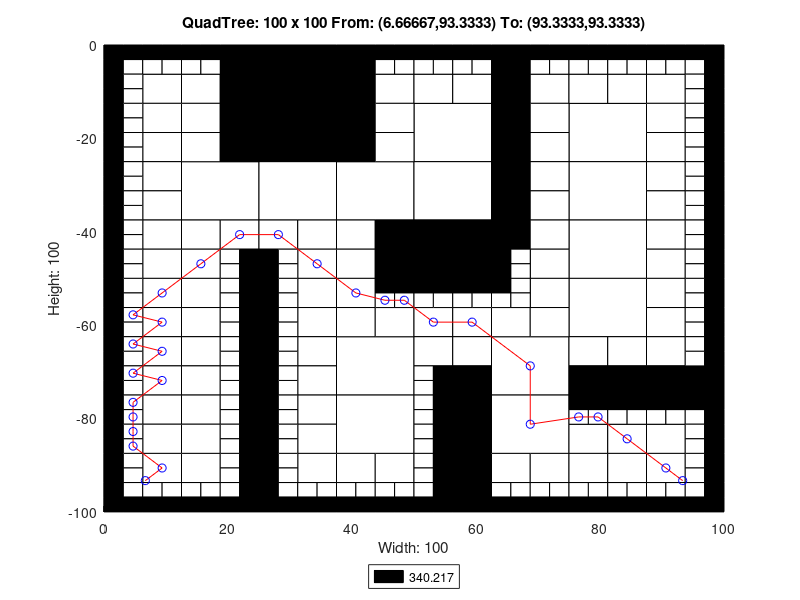

Write the MATLAB code that produced this figure.
axis([0 100 -100 0]);
title('QuadTree: 100 x 100 From: (6.66667,93.3333) To: (93.3333,93.3333)');
xlabel('Width: 100');
ylabel('Height: 100');
rectangle('Position',[25 -12.5 12.5 12.5], 'FaceColor',[0 0 0]);
rectangle('Position',[25 -25 12.5 12.5], 'FaceColor',[0 0 0]);
rectangle('Position',[12.5 -37.5 12.5 12.5], 'FaceColor',[1 1 1]);
rectangle('Position',[25 -37.5 12.5 12.5], 'FaceColor',[1 1 1]);
rectangle('Position',[37.5 -37.5 12.5 12.5], 'FaceColor',[1 1 1]);
rectangle('Position',[50 -25 12.5 12.5], 'FaceColor',[1 1 1]);
rectangle('Position',[75 -25 12.5 12.5], 'FaceColor',[1 1 1]);
rectangle('Position',[50 -37.5 12.5 12.5], 'FaceColor',[1 1 1]);
rectangle('Position',[50 -50 12.5 12.5], 'FaceColor',[0 0 0]);
rectangle('Position',[75 -37.5 12.5 12.5], 'FaceColor',[1 1 1]);
rectangle('Position',[75 -50 12.5 12.5], 'FaceColor',[1 1 1]);
rectangle('Position',[37.5 -75 12.5 12.5], 'FaceColor',[1 1 1]);
rectangle('Position',[37.5 -87.5 12.5 12.5], 'FaceColor',[1 1 1]);
rectangle('Position',[62.5 -75 12.5 12.5], 'FaceColor',[1 1 1]);
rectangle('Position',[75 -62.5 12.5 12.5], 'FaceColor',[1 1 1]);
rectangle('Position',[62.5 -87.5 12.5 12.5], 'FaceColor',[1 1 1]);
rectangle('Position',[6.25 -12.5 6.25 6.25], 'FaceColor',[1 1 1]);
rectangle('Position',[18.75 -6.25 6.25 6.25], 'FaceColor',[0 0 0]);
rectangle('Position',[12.5 -12.5 6.25 6.25], 'FaceColor',[1 1 1]);
rectangle('Position',[18.75 -12.5 6.25 6.25], 'FaceColor',[0 0 0]);
rectangle('Position',[6.25 -18.75 6.25 6.25], 'FaceColor',[1 1 1]);
rectangle('Position',[6.25 -25 6.25 6.25], 'FaceColor',[1 1 1]);
rectangle('Position',[12.5 -18.75 6.25 6.25], 'FaceColor',[1 1 1]);
rectangle('Position',[18.75 -18.75 6.25 6.25], 'FaceColor',[0 0 0]);
rectangle('Position',[12.5 -25 6.25 6.25], 'FaceColor',[1 1 1]);
rectangle('Position',[18.75 -25 6.25 6.25], 'FaceColor',[0 0 0]);
rectangle('Position',[37.5 -6.25 6.25 6.25], 'FaceColor',[0 0 0]);
rectangle('Position',[37.5 -12.5 6.25 6.25], 'FaceColor',[0 0 0]);
rectangle('Position',[43.75 -12.5 6.25 6.25], 'FaceColor',[1 1 1]);
rectangle('Position',[37.5 -18.75 6.25 6.25], 'FaceColor',[0 0 0]);
rectangle('Position',[43.75 -18.75 6.25 6.25], 'FaceColor',[1 1 1]);
rectangle('Position',[37.5 -25 6.25 6.25], 'FaceColor',[0 0 0]);
rectangle('Position',[43.75 -25 6.25 6.25], 'FaceColor',[1 1 1]);
rectangle('Position',[6.25 -31.25 6.25 6.25], 'FaceColor',[1 1 1]);
rectangle('Position',[6.25 -37.5 6.25 6.25], 'FaceColor',[1 1 1]);
rectangle('Position',[6.25 -43.75 6.25 6.25], 'FaceColor',[1 1 1]);
rectangle('Position',[6.25 -50 6.25 6.25], 'FaceColor',[1 1 1]);
rectangle('Position',[12.5 -43.75 6.25 6.25], 'FaceColor',[1 1 1]);
rectangle('Position',[18.75 -43.75 6.25 6.25], 'FaceColor',[1 1 1]);
rectangle('Position',[12.5 -50 6.25 6.25], 'FaceColor',[1 1 1]);
rectangle('Position',[25 -43.75 6.25 6.25], 'FaceColor',[1 1 1]);
rectangle('Position',[31.25 -43.75 6.25 6.25], 'FaceColor',[1 1 1]);
rectangle('Position',[31.25 -50 6.25 6.25], 'FaceColor',[1 1 1]);
rectangle('Position',[37.5 -43.75 6.25 6.25], 'FaceColor',[1 1 1]);
rectangle('Position',[43.75 -43.75 6.25 6.25], 'FaceColor',[0 0 0]);
rectangle('Position',[37.5 -50 6.25 6.25], 'FaceColor',[1 1 1]);
rectangle('Position',[43.75 -50 6.25 6.25], 'FaceColor',[0 0 0]);
rectangle('Position',[50 -12.5 6.25 6.25], 'FaceColor',[1 1 1]);
rectangle('Position',[56.25 -12.5 6.25 6.25], 'FaceColor',[1 1 1]);
rectangle('Position',[62.5 -6.25 6.25 6.25], 'FaceColor',[0 0 0]);
rectangle('Position',[62.5 -12.5 6.25 6.25], 'FaceColor',[0 0 0]);
rectangle('Position',[68.75 -12.5 6.25 6.25], 'FaceColor',[1 1 1]);
rectangle('Position',[62.5 -18.75 6.25 6.25], 'FaceColor',[0 0 0]);
rectangle('Position',[68.75 -18.75 6.25 6.25], 'FaceColor',[1 1 1]);
rectangle('Position',[62.5 -25 6.25 6.25], 'FaceColor',[0 0 0]);
rectangle('Position',[68.75 -25 6.25 6.25], 'FaceColor',[1 1 1]);
rectangle('Position',[75 -12.5 6.25 6.25], 'FaceColor',[1 1 1]);
rectangle('Position',[81.25 -12.5 6.25 6.25], 'FaceColor',[1 1 1]);
rectangle('Position',[87.5 -12.5 6.25 6.25], 'FaceColor',[1 1 1]);
rectangle('Position',[87.5 -18.75 6.25 6.25], 'FaceColor',[1 1 1]);
rectangle('Position',[87.5 -25 6.25 6.25], 'FaceColor',[1 1 1]);
rectangle('Position',[62.5 -31.25 6.25 6.25], 'FaceColor',[0 0 0]);
rectangle('Position',[68.75 -31.25 6.25 6.25], 'FaceColor',[1 1 1]);
rectangle('Position',[62.5 -37.5 6.25 6.25], 'FaceColor',[0 0 0]);
rectangle('Position',[68.75 -37.5 6.25 6.25], 'FaceColor',[1 1 1]);
rectangle('Position',[62.5 -43.75 6.25 6.25], 'FaceColor',[0 0 0]);
rectangle('Position',[68.75 -43.75 6.25 6.25], 'FaceColor',[1 1 1]);
rectangle('Position',[68.75 -50 6.25 6.25], 'FaceColor',[1 1 1]);
rectangle('Position',[87.5 -31.25 6.25 6.25], 'FaceColor',[1 1 1]);
rectangle('Position',[87.5 -37.5 6.25 6.25], 'FaceColor',[1 1 1]);
rectangle('Position',[87.5 -43.75 6.25 6.25], 'FaceColor',[1 1 1]);
rectangle('Position',[87.5 -50 6.25 6.25], 'FaceColor',[1 1 1]);
rectangle('Position',[6.25 -56.25 6.25 6.25], 'FaceColor',[1 1 1]);
rectangle('Position',[6.25 -62.5 6.25 6.25], 'FaceColor',[1 1 1]);
rectangle('Position',[12.5 -56.25 6.25 6.25], 'FaceColor',[1 1 1]);
rectangle('Position',[12.5 -62.5 6.25 6.25], 'FaceColor',[1 1 1]);
rectangle('Position',[6.25 -68.75 6.25 6.25], 'FaceColor',[1 1 1]);
rectangle('Position',[6.25 -75 6.25 6.25], 'FaceColor',[1 1 1]);
rectangle('Position',[12.5 -68.75 6.25 6.25], 'FaceColor',[1 1 1]);
rectangle('Position',[12.5 -75 6.25 6.25], 'FaceColor',[1 1 1]);
rectangle('Position',[31.25 -56.25 6.25 6.25], 'FaceColor',[1 1 1]);
rectangle('Position',[31.25 -62.5 6.25 6.25], 'FaceColor',[1 1 1]);
rectangle('Position',[37.5 -56.25 6.25 6.25], 'FaceColor',[1 1 1]);
rectangle('Position',[37.5 -62.5 6.25 6.25], 'FaceColor',[1 1 1]);
rectangle('Position',[43.75 -62.5 6.25 6.25], 'FaceColor',[1 1 1]);
rectangle('Position',[31.25 -68.75 6.25 6.25], 'FaceColor',[1 1 1]);
rectangle('Position',[31.25 -75 6.25 6.25], 'FaceColor',[1 1 1]);
rectangle('Position',[6.25 -81.25 6.25 6.25], 'FaceColor',[1 1 1]);
rectangle('Position',[6.25 -87.5 6.25 6.25], 'FaceColor',[1 1 1]);
rectangle('Position',[12.5 -81.25 6.25 6.25], 'FaceColor',[1 1 1]);
rectangle('Position',[12.5 -87.5 6.25 6.25], 'FaceColor',[1 1 1]);
rectangle('Position',[6.25 -93.75 6.25 6.25], 'FaceColor',[1 1 1]);
rectangle('Position',[12.5 -93.75 6.25 6.25], 'FaceColor',[1 1 1]);
rectangle('Position',[31.25 -81.25 6.25 6.25], 'FaceColor',[1 1 1]);
rectangle('Position',[31.25 -87.5 6.25 6.25], 'FaceColor',[1 1 1]);
rectangle('Position',[31.25 -93.75 6.25 6.25], 'FaceColor',[1 1 1]);
rectangle('Position',[37.5 -93.75 6.25 6.25], 'FaceColor',[1 1 1]);
rectangle('Position',[43.75 -93.75 6.25 6.25], 'FaceColor',[1 1 1]);
rectangle('Position',[50 -62.5 6.25 6.25], 'FaceColor',[1 1 1]);
rectangle('Position',[56.25 -62.5 6.25 6.25], 'FaceColor',[1 1 1]);
rectangle('Position',[68.75 -56.25 6.25 6.25], 'FaceColor',[1 1 1]);
rectangle('Position',[62.5 -62.5 6.25 6.25], 'FaceColor',[1 1 1]);
rectangle('Position',[68.75 -62.5 6.25 6.25], 'FaceColor',[1 1 1]);
rectangle('Position',[50 -68.75 6.25 6.25], 'FaceColor',[1 1 1]);
rectangle('Position',[56.25 -68.75 6.25 6.25], 'FaceColor',[1 1 1]);
rectangle('Position',[56.25 -75 6.25 6.25], 'FaceColor',[0 0 0]);
rectangle('Position',[87.5 -56.25 6.25 6.25], 'FaceColor',[1 1 1]);
rectangle('Position',[87.5 -62.5 6.25 6.25], 'FaceColor',[1 1 1]);
rectangle('Position',[75 -68.75 6.25 6.25], 'FaceColor',[1 1 1]);
rectangle('Position',[81.25 -68.75 6.25 6.25], 'FaceColor',[1 1 1]);
rectangle('Position',[75 -75 6.25 6.25], 'FaceColor',[0 0 0]);
rectangle('Position',[81.25 -75 6.25 6.25], 'FaceColor',[0 0 0]);
rectangle('Position',[87.5 -68.75 6.25 6.25], 'FaceColor',[1 1 1]);
rectangle('Position',[87.5 -75 6.25 6.25], 'FaceColor',[0 0 0]);
rectangle('Position',[93.75 -75 6.25 6.25], 'FaceColor',[0 0 0]);
rectangle('Position',[56.25 -81.25 6.25 6.25], 'FaceColor',[0 0 0]);
rectangle('Position',[56.25 -87.5 6.25 6.25], 'FaceColor',[0 0 0]);
rectangle('Position',[56.25 -93.75 6.25 6.25], 'FaceColor',[0 0 0]);
rectangle('Position',[56.25 -100 6.25 6.25], 'FaceColor',[0 0 0]);
rectangle('Position',[62.5 -93.75 6.25 6.25], 'FaceColor',[1 1 1]);
rectangle('Position',[68.75 -93.75 6.25 6.25], 'FaceColor',[1 1 1]);
rectangle('Position',[75 -87.5 6.25 6.25], 'FaceColor',[1 1 1]);
rectangle('Position',[81.25 -87.5 6.25 6.25], 'FaceColor',[1 1 1]);
rectangle('Position',[87.5 -87.5 6.25 6.25], 'FaceColor',[1 1 1]);
rectangle('Position',[75 -93.75 6.25 6.25], 'FaceColor',[1 1 1]);
rectangle('Position',[81.25 -93.75 6.25 6.25], 'FaceColor',[1 1 1]);
rectangle('Position',[87.5 -93.75 6.25 6.25], 'FaceColor',[1 1 1]);
rectangle('Position',[0 -3.125 3.125 3.125], 'FaceColor',[0 0 0]);
rectangle('Position',[3.125 -3.125 3.125 3.125], 'FaceColor',[0 0 0]);
rectangle('Position',[0 -6.25 3.125 3.125], 'FaceColor',[0 0 0]);
rectangle('Position',[3.125 -6.25 3.125 3.125], 'FaceColor',[1 1 1]);
rectangle('Position',[6.25 -3.125 3.125 3.125], 'FaceColor',[0 0 0]);
rectangle('Position',[9.375 -3.125 3.125 3.125], 'FaceColor',[0 0 0]);
rectangle('Position',[6.25 -6.25 3.125 3.125], 'FaceColor',[1 1 1]);
rectangle('Position',[9.375 -6.25 3.125 3.125], 'FaceColor',[1 1 1]);
rectangle('Position',[0 -9.375 3.125 3.125], 'FaceColor',[0 0 0]);
rectangle('Position',[3.125 -9.375 3.125 3.125], 'FaceColor',[1 1 1]);
rectangle('Position',[0 -12.5 3.125 3.125], 'FaceColor',[0 0 0]);
rectangle('Position',[3.125 -12.5 3.125 3.125], 'FaceColor',[1 1 1]);
rectangle('Position',[12.5 -3.125 3.125 3.125], 'FaceColor',[0 0 0]);
rectangle('Position',[15.625 -3.125 3.125 3.125], 'FaceColor',[0 0 0]);
rectangle('Position',[12.5 -6.25 3.125 3.125], 'FaceColor',[1 1 1]);
rectangle('Position',[15.625 -6.25 3.125 3.125], 'FaceColor',[1 1 1]);
rectangle('Position',[0 -15.625 3.125 3.125], 'FaceColor',[0 0 0]);
rectangle('Position',[3.125 -15.625 3.125 3.125], 'FaceColor',[1 1 1]);
rectangle('Position',[0 -18.75 3.125 3.125], 'FaceColor',[0 0 0]);
rectangle('Position',[3.125 -18.75 3.125 3.125], 'FaceColor',[1 1 1]);
rectangle('Position',[0 -21.875 3.125 3.125], 'FaceColor',[0 0 0]);
rectangle('Position',[3.125 -21.875 3.125 3.125], 'FaceColor',[1 1 1]);
rectangle('Position',[0 -25 3.125 3.125], 'FaceColor',[0 0 0]);
rectangle('Position',[3.125 -25 3.125 3.125], 'FaceColor',[1 1 1]);
rectangle('Position',[43.75 -3.125 3.125 3.125], 'FaceColor',[0 0 0]);
rectangle('Position',[46.875 -3.125 3.125 3.125], 'FaceColor',[0 0 0]);
rectangle('Position',[43.75 -6.25 3.125 3.125], 'FaceColor',[1 1 1]);
rectangle('Position',[46.875 -6.25 3.125 3.125], 'FaceColor',[1 1 1]);
rectangle('Position',[0 -28.125 3.125 3.125], 'FaceColor',[0 0 0]);
rectangle('Position',[3.125 -28.125 3.125 3.125], 'FaceColor',[1 1 1]);
rectangle('Position',[0 -31.25 3.125 3.125], 'FaceColor',[0 0 0]);
rectangle('Position',[3.125 -31.25 3.125 3.125], 'FaceColor',[1 1 1]);
rectangle('Position',[0 -34.375 3.125 3.125], 'FaceColor',[0 0 0]);
rectangle('Position',[3.125 -34.375 3.125 3.125], 'FaceColor',[1 1 1]);
rectangle('Position',[0 -37.5 3.125 3.125], 'FaceColor',[0 0 0]);
rectangle('Position',[3.125 -37.5 3.125 3.125], 'FaceColor',[1 1 1]);
rectangle('Position',[0 -40.625 3.125 3.125], 'FaceColor',[0 0 0]);
rectangle('Position',[3.125 -40.625 3.125 3.125], 'FaceColor',[1 1 1]);
rectangle('Position',[0 -43.75 3.125 3.125], 'FaceColor',[0 0 0]);
rectangle('Position',[3.125 -43.75 3.125 3.125], 'FaceColor',[1 1 1]);
rectangle('Position',[0 -46.875 3.125 3.125], 'FaceColor',[0 0 0]);
rectangle('Position',[3.125 -46.875 3.125 3.125], 'FaceColor',[1 1 1]);
rectangle('Position',[0 -50 3.125 3.125], 'FaceColor',[0 0 0]);
rectangle('Position',[3.125 -50 3.125 3.125], 'FaceColor',[1 1 1]);
rectangle('Position',[18.75 -46.875 3.125 3.125], 'FaceColor',[1 1 1]);
rectangle('Position',[21.875 -46.875 3.125 3.125], 'FaceColor',[0 0 0]);
rectangle('Position',[18.75 -50 3.125 3.125], 'FaceColor',[1 1 1]);
rectangle('Position',[21.875 -50 3.125 3.125], 'FaceColor',[0 0 0]);
rectangle('Position',[25 -46.875 3.125 3.125], 'FaceColor',[0 0 0]);
rectangle('Position',[28.125 -46.875 3.125 3.125], 'FaceColor',[1 1 1]);
rectangle('Position',[25 -50 3.125 3.125], 'FaceColor',[0 0 0]);
rectangle('Position',[28.125 -50 3.125 3.125], 'FaceColor',[1 1 1]);
rectangle('Position',[50 -3.125 3.125 3.125], 'FaceColor',[0 0 0]);
rectangle('Position',[53.125 -3.125 3.125 3.125], 'FaceColor',[0 0 0]);
rectangle('Position',[50 -6.25 3.125 3.125], 'FaceColor',[1 1 1]);
rectangle('Position',[53.125 -6.25 3.125 3.125], 'FaceColor',[1 1 1]);
rectangle('Position',[56.25 -3.125 3.125 3.125], 'FaceColor',[0 0 0]);
rectangle('Position',[59.375 -3.125 3.125 3.125], 'FaceColor',[0 0 0]);
rectangle('Position',[56.25 -6.25 3.125 3.125], 'FaceColor',[1 1 1]);
rectangle('Position',[59.375 -6.25 3.125 3.125], 'FaceColor',[1 1 1]);
rectangle('Position',[68.75 -3.125 3.125 3.125], 'FaceColor',[0 0 0]);
rectangle('Position',[71.875 -3.125 3.125 3.125], 'FaceColor',[0 0 0]);
rectangle('Position',[68.75 -6.25 3.125 3.125], 'FaceColor',[1 1 1]);
rectangle('Position',[71.875 -6.25 3.125 3.125], 'FaceColor',[1 1 1]);
rectangle('Position',[75 -3.125 3.125 3.125], 'FaceColor',[0 0 0]);
rectangle('Position',[78.125 -3.125 3.125 3.125], 'FaceColor',[0 0 0]);
rectangle('Position',[75 -6.25 3.125 3.125], 'FaceColor',[1 1 1]);
rectangle('Position',[78.125 -6.25 3.125 3.125], 'FaceColor',[1 1 1]);
rectangle('Position',[81.25 -3.125 3.125 3.125], 'FaceColor',[0 0 0]);
rectangle('Position',[84.375 -3.125 3.125 3.125], 'FaceColor',[0 0 0]);
rectangle('Position',[81.25 -6.25 3.125 3.125], 'FaceColor',[1 1 1]);
rectangle('Position',[84.375 -6.25 3.125 3.125], 'FaceColor',[1 1 1]);
rectangle('Position',[87.5 -3.125 3.125 3.125], 'FaceColor',[0 0 0]);
rectangle('Position',[90.625 -3.125 3.125 3.125], 'FaceColor',[0 0 0]);
rectangle('Position',[87.5 -6.25 3.125 3.125], 'FaceColor',[1 1 1]);
rectangle('Position',[90.625 -6.25 3.125 3.125], 'FaceColor',[1 1 1]);
rectangle('Position',[93.75 -3.125 3.125 3.125], 'FaceColor',[0 0 0]);
rectangle('Position',[96.875 -3.125 3.125 3.125], 'FaceColor',[0 0 0]);
rectangle('Position',[93.75 -6.25 3.125 3.125], 'FaceColor',[1 1 1]);
rectangle('Position',[96.875 -6.25 3.125 3.125], 'FaceColor',[0 0 0]);
rectangle('Position',[93.75 -9.375 3.125 3.125], 'FaceColor',[1 1 1]);
rectangle('Position',[96.875 -9.375 3.125 3.125], 'FaceColor',[0 0 0]);
rectangle('Position',[93.75 -12.5 3.125 3.125], 'FaceColor',[1 1 1]);
rectangle('Position',[96.875 -12.5 3.125 3.125], 'FaceColor',[0 0 0]);
rectangle('Position',[93.75 -15.625 3.125 3.125], 'FaceColor',[1 1 1]);
rectangle('Position',[96.875 -15.625 3.125 3.125], 'FaceColor',[0 0 0]);
rectangle('Position',[93.75 -18.75 3.125 3.125], 'FaceColor',[1 1 1]);
rectangle('Position',[96.875 -18.75 3.125 3.125], 'FaceColor',[0 0 0]);
rectangle('Position',[93.75 -21.875 3.125 3.125], 'FaceColor',[1 1 1]);
rectangle('Position',[96.875 -21.875 3.125 3.125], 'FaceColor',[0 0 0]);
rectangle('Position',[93.75 -25 3.125 3.125], 'FaceColor',[1 1 1]);
rectangle('Position',[96.875 -25 3.125 3.125], 'FaceColor',[0 0 0]);
rectangle('Position',[62.5 -46.875 3.125 3.125], 'FaceColor',[0 0 0]);
rectangle('Position',[65.625 -46.875 3.125 3.125], 'FaceColor',[1 1 1]);
rectangle('Position',[62.5 -50 3.125 3.125], 'FaceColor',[0 0 0]);
rectangle('Position',[65.625 -50 3.125 3.125], 'FaceColor',[1 1 1]);
rectangle('Position',[93.75 -28.125 3.125 3.125], 'FaceColor',[1 1 1]);
rectangle('Position',[96.875 -28.125 3.125 3.125], 'FaceColor',[0 0 0]);
rectangle('Position',[93.75 -31.25 3.125 3.125], 'FaceColor',[1 1 1]);
rectangle('Position',[96.875 -31.25 3.125 3.125], 'FaceColor',[0 0 0]);
rectangle('Position',[93.75 -34.375 3.125 3.125], 'FaceColor',[1 1 1]);
rectangle('Position',[96.875 -34.375 3.125 3.125], 'FaceColor',[0 0 0]);
rectangle('Position',[93.75 -37.5 3.125 3.125], 'FaceColor',[1 1 1]);
rectangle('Position',[96.875 -37.5 3.125 3.125], 'FaceColor',[0 0 0]);
rectangle('Position',[93.75 -40.625 3.125 3.125], 'FaceColor',[1 1 1]);
rectangle('Position',[96.875 -40.625 3.125 3.125], 'FaceColor',[0 0 0]);
rectangle('Position',[93.75 -43.75 3.125 3.125], 'FaceColor',[1 1 1]);
rectangle('Position',[96.875 -43.75 3.125 3.125], 'FaceColor',[0 0 0]);
rectangle('Position',[93.75 -46.875 3.125 3.125], 'FaceColor',[1 1 1]);
rectangle('Position',[96.875 -46.875 3.125 3.125], 'FaceColor',[0 0 0]);
rectangle('Position',[93.75 -50 3.125 3.125], 'FaceColor',[1 1 1]);
rectangle('Position',[96.875 -50 3.125 3.125], 'FaceColor',[0 0 0]);
rectangle('Position',[0 -53.125 3.125 3.125], 'FaceColor',[0 0 0]);
rectangle('Position',[3.125 -53.125 3.125 3.125], 'FaceColor',[1 1 1]);
rectangle('Position',[0 -56.25 3.125 3.125], 'FaceColor',[0 0 0]);
rectangle('Position',[3.125 -56.25 3.125 3.125], 'FaceColor',[1 1 1]);
rectangle('Position',[0 -59.375 3.125 3.125], 'FaceColor',[0 0 0]);
rectangle('Position',[3.125 -59.375 3.125 3.125], 'FaceColor',[1 1 1]);
rectangle('Position',[0 -62.5 3.125 3.125], 'FaceColor',[0 0 0]);
rectangle('Position',[3.125 -62.5 3.125 3.125], 'FaceColor',[1 1 1]);
rectangle('Position',[18.75 -53.125 3.125 3.125], 'FaceColor',[1 1 1]);
rectangle('Position',[21.875 -53.125 3.125 3.125], 'FaceColor',[0 0 0]);
rectangle('Position',[18.75 -56.25 3.125 3.125], 'FaceColor',[1 1 1]);
rectangle('Position',[21.875 -56.25 3.125 3.125], 'FaceColor',[0 0 0]);
rectangle('Position',[18.75 -59.375 3.125 3.125], 'FaceColor',[1 1 1]);
rectangle('Position',[21.875 -59.375 3.125 3.125], 'FaceColor',[0 0 0]);
rectangle('Position',[18.75 -62.5 3.125 3.125], 'FaceColor',[1 1 1]);
rectangle('Position',[21.875 -62.5 3.125 3.125], 'FaceColor',[0 0 0]);
rectangle('Position',[0 -65.625 3.125 3.125], 'FaceColor',[0 0 0]);
rectangle('Position',[3.125 -65.625 3.125 3.125], 'FaceColor',[1 1 1]);
rectangle('Position',[0 -68.75 3.125 3.125], 'FaceColor',[0 0 0]);
rectangle('Position',[3.125 -68.75 3.125 3.125], 'FaceColor',[1 1 1]);
rectangle('Position',[0 -71.875 3.125 3.125], 'FaceColor',[0 0 0]);
rectangle('Position',[3.125 -71.875 3.125 3.125], 'FaceColor',[1 1 1]);
rectangle('Position',[0 -75 3.125 3.125], 'FaceColor',[0 0 0]);
rectangle('Position',[3.125 -75 3.125 3.125], 'FaceColor',[1 1 1]);
rectangle('Position',[18.75 -65.625 3.125 3.125], 'FaceColor',[1 1 1]);
rectangle('Position',[21.875 -65.625 3.125 3.125], 'FaceColor',[0 0 0]);
rectangle('Position',[18.75 -68.75 3.125 3.125], 'FaceColor',[1 1 1]);
rectangle('Position',[21.875 -68.75 3.125 3.125], 'FaceColor',[0 0 0]);
rectangle('Position',[18.75 -71.875 3.125 3.125], 'FaceColor',[1 1 1]);
rectangle('Position',[21.875 -71.875 3.125 3.125], 'FaceColor',[0 0 0]);
rectangle('Position',[18.75 -75 3.125 3.125], 'FaceColor',[1 1 1]);
rectangle('Position',[21.875 -75 3.125 3.125], 'FaceColor',[0 0 0]);
rectangle('Position',[25 -53.125 3.125 3.125], 'FaceColor',[0 0 0]);
rectangle('Position',[28.125 -53.125 3.125 3.125], 'FaceColor',[1 1 1]);
rectangle('Position',[25 -56.25 3.125 3.125], 'FaceColor',[0 0 0]);
rectangle('Position',[28.125 -56.25 3.125 3.125], 'FaceColor',[1 1 1]);
rectangle('Position',[25 -59.375 3.125 3.125], 'FaceColor',[0 0 0]);
rectangle('Position',[28.125 -59.375 3.125 3.125], 'FaceColor',[1 1 1]);
rectangle('Position',[25 -62.5 3.125 3.125], 'FaceColor',[0 0 0]);
rectangle('Position',[28.125 -62.5 3.125 3.125], 'FaceColor',[1 1 1]);
rectangle('Position',[43.75 -53.125 3.125 3.125], 'FaceColor',[0 0 0]);
rectangle('Position',[46.875 -53.125 3.125 3.125], 'FaceColor',[0 0 0]);
rectangle('Position',[43.75 -56.25 3.125 3.125], 'FaceColor',[1 1 1]);
rectangle('Position',[46.875 -56.25 3.125 3.125], 'FaceColor',[1 1 1]);
rectangle('Position',[25 -65.625 3.125 3.125], 'FaceColor',[0 0 0]);
rectangle('Position',[28.125 -65.625 3.125 3.125], 'FaceColor',[1 1 1]);
rectangle('Position',[25 -68.75 3.125 3.125], 'FaceColor',[0 0 0]);
rectangle('Position',[28.125 -68.75 3.125 3.125], 'FaceColor',[1 1 1]);
rectangle('Position',[25 -71.875 3.125 3.125], 'FaceColor',[0 0 0]);
rectangle('Position',[28.125 -71.875 3.125 3.125], 'FaceColor',[1 1 1]);
rectangle('Position',[25 -75 3.125 3.125], 'FaceColor',[0 0 0]);
rectangle('Position',[28.125 -75 3.125 3.125], 'FaceColor',[1 1 1]);
rectangle('Position',[0 -78.125 3.125 3.125], 'FaceColor',[0 0 0]);
rectangle('Position',[3.125 -78.125 3.125 3.125], 'FaceColor',[1 1 1]);
rectangle('Position',[0 -81.25 3.125 3.125], 'FaceColor',[0 0 0]);
rectangle('Position',[3.125 -81.25 3.125 3.125], 'FaceColor',[1 1 1]);
rectangle('Position',[0 -84.375 3.125 3.125], 'FaceColor',[0 0 0]);
rectangle('Position',[3.125 -84.375 3.125 3.125], 'FaceColor',[1 1 1]);
rectangle('Position',[0 -87.5 3.125 3.125], 'FaceColor',[0 0 0]);
rectangle('Position',[3.125 -87.5 3.125 3.125], 'FaceColor',[1 1 1]);
rectangle('Position',[18.75 -78.125 3.125 3.125], 'FaceColor',[1 1 1]);
rectangle('Position',[21.875 -78.125 3.125 3.125], 'FaceColor',[0 0 0]);
rectangle('Position',[18.75 -81.25 3.125 3.125], 'FaceColor',[1 1 1]);
rectangle('Position',[21.875 -81.25 3.125 3.125], 'FaceColor',[0 0 0]);
rectangle('Position',[18.75 -84.375 3.125 3.125], 'FaceColor',[1 1 1]);
rectangle('Position',[21.875 -84.375 3.125 3.125], 'FaceColor',[0 0 0]);
rectangle('Position',[18.75 -87.5 3.125 3.125], 'FaceColor',[1 1 1]);
rectangle('Position',[21.875 -87.5 3.125 3.125], 'FaceColor',[0 0 0]);
rectangle('Position',[0 -90.625 3.125 3.125], 'FaceColor',[0 0 0]);
rectangle('Position',[3.125 -90.625 3.125 3.125], 'FaceColor',[1 1 1]);
rectangle('Position',[0 -93.75 3.125 3.125], 'FaceColor',[0 0 0]);
rectangle('Position',[3.125 -93.75 3.125 3.125], 'FaceColor',[1 1 1]);
rectangle('Position',[0 -96.875 3.125 3.125], 'FaceColor',[0 0 0]);
rectangle('Position',[3.125 -96.875 3.125 3.125], 'FaceColor',[1 1 1]);
rectangle('Position',[0 -100 3.125 3.125], 'FaceColor',[0 0 0]);
rectangle('Position',[3.125 -100 3.125 3.125], 'FaceColor',[0 0 0]);
rectangle('Position',[6.25 -96.875 3.125 3.125], 'FaceColor',[1 1 1]);
rectangle('Position',[9.375 -96.875 3.125 3.125], 'FaceColor',[1 1 1]);
rectangle('Position',[6.25 -100 3.125 3.125], 'FaceColor',[0 0 0]);
rectangle('Position',[9.375 -100 3.125 3.125], 'FaceColor',[0 0 0]);
rectangle('Position',[18.75 -90.625 3.125 3.125], 'FaceColor',[1 1 1]);
rectangle('Position',[21.875 -90.625 3.125 3.125], 'FaceColor',[0 0 0]);
rectangle('Position',[18.75 -93.75 3.125 3.125], 'FaceColor',[1 1 1]);
rectangle('Position',[21.875 -93.75 3.125 3.125], 'FaceColor',[0 0 0]);
rectangle('Position',[12.5 -96.875 3.125 3.125], 'FaceColor',[1 1 1]);
rectangle('Position',[15.625 -96.875 3.125 3.125], 'FaceColor',[1 1 1]);
rectangle('Position',[12.5 -100 3.125 3.125], 'FaceColor',[0 0 0]);
rectangle('Position',[15.625 -100 3.125 3.125], 'FaceColor',[0 0 0]);
rectangle('Position',[18.75 -96.875 3.125 3.125], 'FaceColor',[1 1 1]);
rectangle('Position',[21.875 -96.875 3.125 3.125], 'FaceColor',[0 0 0]);
rectangle('Position',[18.75 -100 3.125 3.125], 'FaceColor',[0 0 0]);
rectangle('Position',[21.875 -100 3.125 3.125], 'FaceColor',[0 0 0]);
rectangle('Position',[25 -78.125 3.125 3.125], 'FaceColor',[0 0 0]);
rectangle('Position',[28.125 -78.125 3.125 3.125], 'FaceColor',[1 1 1]);
rectangle('Position',[25 -81.25 3.125 3.125], 'FaceColor',[0 0 0]);
rectangle('Position',[28.125 -81.25 3.125 3.125], 'FaceColor',[1 1 1]);
rectangle('Position',[25 -84.375 3.125 3.125], 'FaceColor',[0 0 0]);
rectangle('Position',[28.125 -84.375 3.125 3.125], 'FaceColor',[1 1 1]);
rectangle('Position',[25 -87.5 3.125 3.125], 'FaceColor',[0 0 0]);
rectangle('Position',[28.125 -87.5 3.125 3.125], 'FaceColor',[1 1 1]);
rectangle('Position',[25 -90.625 3.125 3.125], 'FaceColor',[0 0 0]);
rectangle('Position',[28.125 -90.625 3.125 3.125], 'FaceColor',[1 1 1]);
rectangle('Position',[25 -93.75 3.125 3.125], 'FaceColor',[0 0 0]);
rectangle('Position',[28.125 -93.75 3.125 3.125], 'FaceColor',[1 1 1]);
rectangle('Position',[25 -96.875 3.125 3.125], 'FaceColor',[0 0 0]);
rectangle('Position',[28.125 -96.875 3.125 3.125], 'FaceColor',[1 1 1]);
rectangle('Position',[25 -100 3.125 3.125], 'FaceColor',[0 0 0]);
rectangle('Position',[28.125 -100 3.125 3.125], 'FaceColor',[0 0 0]);
rectangle('Position',[31.25 -96.875 3.125 3.125], 'FaceColor',[1 1 1]);
rectangle('Position',[34.375 -96.875 3.125 3.125], 'FaceColor',[1 1 1]);
rectangle('Position',[31.25 -100 3.125 3.125], 'FaceColor',[0 0 0]);
rectangle('Position',[34.375 -100 3.125 3.125], 'FaceColor',[0 0 0]);
rectangle('Position',[37.5 -96.875 3.125 3.125], 'FaceColor',[1 1 1]);
rectangle('Position',[40.625 -96.875 3.125 3.125], 'FaceColor',[1 1 1]);
rectangle('Position',[37.5 -100 3.125 3.125], 'FaceColor',[0 0 0]);
rectangle('Position',[40.625 -100 3.125 3.125], 'FaceColor',[0 0 0]);
rectangle('Position',[43.75 -96.875 3.125 3.125], 'FaceColor',[1 1 1]);
rectangle('Position',[46.875 -96.875 3.125 3.125], 'FaceColor',[1 1 1]);
rectangle('Position',[43.75 -100 3.125 3.125], 'FaceColor',[0 0 0]);
rectangle('Position',[46.875 -100 3.125 3.125], 'FaceColor',[0 0 0]);
rectangle('Position',[50 -53.125 3.125 3.125], 'FaceColor',[0 0 0]);
rectangle('Position',[53.125 -53.125 3.125 3.125], 'FaceColor',[0 0 0]);
rectangle('Position',[50 -56.25 3.125 3.125], 'FaceColor',[1 1 1]);
rectangle('Position',[53.125 -56.25 3.125 3.125], 'FaceColor',[1 1 1]);
rectangle('Position',[56.25 -53.125 3.125 3.125], 'FaceColor',[0 0 0]);
rectangle('Position',[59.375 -53.125 3.125 3.125], 'FaceColor',[0 0 0]);
rectangle('Position',[56.25 -56.25 3.125 3.125], 'FaceColor',[1 1 1]);
rectangle('Position',[59.375 -56.25 3.125 3.125], 'FaceColor',[1 1 1]);
rectangle('Position',[62.5 -53.125 3.125 3.125], 'FaceColor',[0 0 0]);
rectangle('Position',[65.625 -53.125 3.125 3.125], 'FaceColor',[1 1 1]);
rectangle('Position',[62.5 -56.25 3.125 3.125], 'FaceColor',[1 1 1]);
rectangle('Position',[65.625 -56.25 3.125 3.125], 'FaceColor',[1 1 1]);
rectangle('Position',[50 -71.875 3.125 3.125], 'FaceColor',[1 1 1]);
rectangle('Position',[53.125 -71.875 3.125 3.125], 'FaceColor',[0 0 0]);
rectangle('Position',[50 -75 3.125 3.125], 'FaceColor',[1 1 1]);
rectangle('Position',[53.125 -75 3.125 3.125], 'FaceColor',[0 0 0]);
rectangle('Position',[93.75 -53.125 3.125 3.125], 'FaceColor',[1 1 1]);
rectangle('Position',[96.875 -53.125 3.125 3.125], 'FaceColor',[0 0 0]);
rectangle('Position',[93.75 -56.25 3.125 3.125], 'FaceColor',[1 1 1]);
rectangle('Position',[96.875 -56.25 3.125 3.125], 'FaceColor',[0 0 0]);
rectangle('Position',[93.75 -59.375 3.125 3.125], 'FaceColor',[1 1 1]);
rectangle('Position',[96.875 -59.375 3.125 3.125], 'FaceColor',[0 0 0]);
rectangle('Position',[93.75 -62.5 3.125 3.125], 'FaceColor',[1 1 1]);
rectangle('Position',[96.875 -62.5 3.125 3.125], 'FaceColor',[0 0 0]);
rectangle('Position',[93.75 -65.625 3.125 3.125], 'FaceColor',[1 1 1]);
rectangle('Position',[96.875 -65.625 3.125 3.125], 'FaceColor',[0 0 0]);
rectangle('Position',[93.75 -68.75 3.125 3.125], 'FaceColor',[1 1 1]);
rectangle('Position',[96.875 -68.75 3.125 3.125], 'FaceColor',[0 0 0]);
rectangle('Position',[50 -78.125 3.125 3.125], 'FaceColor',[1 1 1]);
rectangle('Position',[53.125 -78.125 3.125 3.125], 'FaceColor',[0 0 0]);
rectangle('Position',[50 -81.25 3.125 3.125], 'FaceColor',[1 1 1]);
rectangle('Position',[53.125 -81.25 3.125 3.125], 'FaceColor',[0 0 0]);
rectangle('Position',[50 -84.375 3.125 3.125], 'FaceColor',[1 1 1]);
rectangle('Position',[53.125 -84.375 3.125 3.125], 'FaceColor',[0 0 0]);
rectangle('Position',[50 -87.5 3.125 3.125], 'FaceColor',[1 1 1]);
rectangle('Position',[53.125 -87.5 3.125 3.125], 'FaceColor',[0 0 0]);
rectangle('Position',[50 -90.625 3.125 3.125], 'FaceColor',[1 1 1]);
rectangle('Position',[53.125 -90.625 3.125 3.125], 'FaceColor',[0 0 0]);
rectangle('Position',[50 -93.75 3.125 3.125], 'FaceColor',[1 1 1]);
rectangle('Position',[53.125 -93.75 3.125 3.125], 'FaceColor',[0 0 0]);
rectangle('Position',[50 -96.875 3.125 3.125], 'FaceColor',[1 1 1]);
rectangle('Position',[53.125 -96.875 3.125 3.125], 'FaceColor',[0 0 0]);
rectangle('Position',[50 -100 3.125 3.125], 'FaceColor',[0 0 0]);
rectangle('Position',[53.125 -100 3.125 3.125], 'FaceColor',[0 0 0]);
rectangle('Position',[62.5 -96.875 3.125 3.125], 'FaceColor',[1 1 1]);
rectangle('Position',[65.625 -96.875 3.125 3.125], 'FaceColor',[1 1 1]);
rectangle('Position',[62.5 -100 3.125 3.125], 'FaceColor',[0 0 0]);
rectangle('Position',[65.625 -100 3.125 3.125], 'FaceColor',[0 0 0]);
rectangle('Position',[68.75 -96.875 3.125 3.125], 'FaceColor',[1 1 1]);
rectangle('Position',[71.875 -96.875 3.125 3.125], 'FaceColor',[1 1 1]);
rectangle('Position',[68.75 -100 3.125 3.125], 'FaceColor',[0 0 0]);
rectangle('Position',[71.875 -100 3.125 3.125], 'FaceColor',[0 0 0]);
rectangle('Position',[75 -78.125 3.125 3.125], 'FaceColor',[0 0 0]);
rectangle('Position',[78.125 -78.125 3.125 3.125], 'FaceColor',[0 0 0]);
rectangle('Position',[75 -81.25 3.125 3.125], 'FaceColor',[1 1 1]);
rectangle('Position',[78.125 -81.25 3.125 3.125], 'FaceColor',[1 1 1]);
rectangle('Position',[81.25 -78.125 3.125 3.125], 'FaceColor',[0 0 0]);
rectangle('Position',[84.375 -78.125 3.125 3.125], 'FaceColor',[0 0 0]);
rectangle('Position',[81.25 -81.25 3.125 3.125], 'FaceColor',[1 1 1]);
rectangle('Position',[84.375 -81.25 3.125 3.125], 'FaceColor',[1 1 1]);
rectangle('Position',[87.5 -78.125 3.125 3.125], 'FaceColor',[0 0 0]);
rectangle('Position',[90.625 -78.125 3.125 3.125], 'FaceColor',[0 0 0]);
rectangle('Position',[87.5 -81.25 3.125 3.125], 'FaceColor',[1 1 1]);
rectangle('Position',[90.625 -81.25 3.125 3.125], 'FaceColor',[1 1 1]);
rectangle('Position',[93.75 -78.125 3.125 3.125], 'FaceColor',[0 0 0]);
rectangle('Position',[96.875 -78.125 3.125 3.125], 'FaceColor',[0 0 0]);
rectangle('Position',[93.75 -81.25 3.125 3.125], 'FaceColor',[1 1 1]);
rectangle('Position',[96.875 -81.25 3.125 3.125], 'FaceColor',[0 0 0]);
rectangle('Position',[93.75 -84.375 3.125 3.125], 'FaceColor',[1 1 1]);
rectangle('Position',[96.875 -84.375 3.125 3.125], 'FaceColor',[0 0 0]);
rectangle('Position',[93.75 -87.5 3.125 3.125], 'FaceColor',[1 1 1]);
rectangle('Position',[96.875 -87.5 3.125 3.125], 'FaceColor',[0 0 0]);
rectangle('Position',[75 -96.875 3.125 3.125], 'FaceColor',[1 1 1]);
rectangle('Position',[78.125 -96.875 3.125 3.125], 'FaceColor',[1 1 1]);
rectangle('Position',[75 -100 3.125 3.125], 'FaceColor',[0 0 0]);
rectangle('Position',[78.125 -100 3.125 3.125], 'FaceColor',[0 0 0]);
rectangle('Position',[81.25 -96.875 3.125 3.125], 'FaceColor',[1 1 1]);
rectangle('Position',[84.375 -96.875 3.125 3.125], 'FaceColor',[1 1 1]);
rectangle('Position',[81.25 -100 3.125 3.125], 'FaceColor',[0 0 0]);
rectangle('Position',[84.375 -100 3.125 3.125], 'FaceColor',[0 0 0]);
rectangle('Position',[93.75 -90.625 3.125 3.125], 'FaceColor',[1 1 1]);
rectangle('Position',[96.875 -90.625 3.125 3.125], 'FaceColor',[0 0 0]);
rectangle('Position',[93.75 -93.75 3.125 3.125], 'FaceColor',[1 1 1]);
rectangle('Position',[96.875 -93.75 3.125 3.125], 'FaceColor',[0 0 0]);
rectangle('Position',[87.5 -96.875 3.125 3.125], 'FaceColor',[1 1 1]);
rectangle('Position',[90.625 -96.875 3.125 3.125], 'FaceColor',[1 1 1]);
rectangle('Position',[87.5 -100 3.125 3.125], 'FaceColor',[0 0 0]);
rectangle('Position',[90.625 -100 3.125 3.125], 'FaceColor',[0 0 0]);
rectangle('Position',[93.75 -96.875 3.125 3.125], 'FaceColor',[1 1 1]);
rectangle('Position',[96.875 -96.875 3.125 3.125], 'FaceColor',[0 0 0]);
rectangle('Position',[93.75 -100 3.125 3.125], 'FaceColor',[0 0 0]);
rectangle('Position',[96.875 -100 3.125 3.125], 'FaceColor',[0 0 0]);
X=[93.3333,90.625,84.375,79.6875,76.5625,68.75,68.75,59.375,53.125,48.4375,45.3125,40.625,34.375,28.125,21.875,15.625,9.375,4.6875,9.375,4.6875,9.375,4.6875,9.375,4.6875,4.6875,4.6875,4.6875,9.375,6.66667];
Y=[-93.3333,-90.625,-84.375,-79.6875,-79.6875,-81.25,-68.75,-59.375,-59.375,-54.6875,-54.6875,-53.125,-46.875,-40.625,-40.625,-46.875,-53.125,-57.8125,-59.375,-64.0625,-65.625,-70.3125,-71.875,-76.5625,-79.6875,-82.8125,-85.9375,-90.625,-93.3333];
hold on;
plot(X,Y,'r');
plot(X,Y,'bo');
legend('340.217','Location','southoutside');
